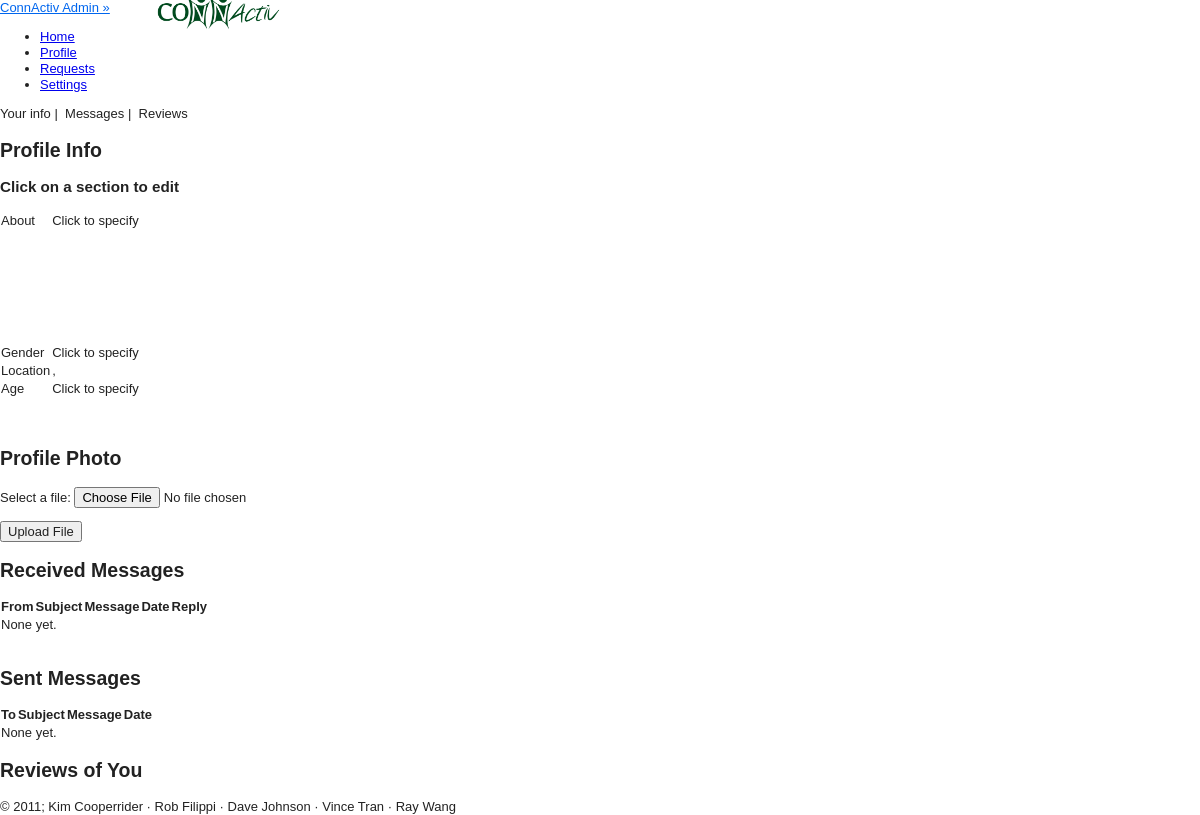
Screenshot of /views/profile.php (signed in) with the database file from the repository.
### tables this page shows
CREATE TABLE IF NOT EXISTS `users` (
  `USER_ID` int(11) NOT NULL AUTO_INCREMENT,
  `PASSWORD` varchar(100) NOT NULL,
  `FIRST_NAME` char(20) DEFAULT NULL,
  `LAST_NAME` char(20) DEFAULT NULL,
  `STREET` varchar(25) DEFAULT NULL,
  `CITY` char(20) DEFAULT NULL,
  `STATE` char(2) DEFAULT NULL,
  `ZIP` int(11) DEFAULT NULL,
  `PHONE` char(12) DEFAULT NULL,
  `INTERESTS` varchar(4000) DEFAULT NULL,
  `PROFILE_PIC` varchar(45) NOT NULL DEFAULT '../public/images/avatar.png',
  `email` varchar(25) DEFAULT NULL,
  `DOB` date DEFAULT NULL,
  `GENDER` char(1) DEFAULT NULL,
  PRIMARY KEY (`USER_ID`)
);

### views/config.php (called while the page is built, shortened)
<?php
	function cookieExists(){
		if(isset($_COOKIE['ID_my_site']))
			return TRUE;
		else
			return FALSE;
	}
	function validCookie(){
		$username = $_COOKIE['ID_my_site'];
		$pass = $_COOKIE['Key_my_site'];
		$info = getDatabaseInfo("users", "email", $username);
			if ($pass != $info['PASSWORD']) {
				return FALSE;
			}
			else{
				return TRUE;
 			}
	}
	function getDatabaseInfo($table, $attribute, $value){
		$check = getResourceIDs($table, $attribute, $value);
		return mysql_fetch_array($check);
	}
	function getResourceIDs($table, $attribute, $value){
		$check = mysql_query("SELECT * FROM $table WHERE $attribute = '$value'")or die(mysql_error());
		return $check;
	}
	function getName(){
		if(cookieExists())
		{
			if (validCookie()) {
				$username = $_COOKIE['ID_my_site'];
				$info = getDatabaseInfo("users", "email", $username);
				return $info['FIRST_NAME'] . " " . $info['LAST_NAME'];
			}
		}
	}
	function getUserID(){
		if(cookieExists())
		{
			if (validCookie()) {
				$username = $_COOKIE['ID_my_site'];
				$info = getDatabaseInfo("users", "email", $username);
				return $info['USER_ID'];
			}
		}
	}
	function getAboutMe($userID){
		$info = getDatabaseInfo("users", "user_id", $userID);
		if($info['INTERESTS'])
			return $info['INTERESTS'];
		else
			return "Click to specify";
	}
	function getUserLocation($userID){
		$info = getDatabaseInfo("users", "user_id", $userID);
		$city = $info['CITY'];
		$state = $info['STATE'];
		$location = $city.", ".$state;
		return $location;
	}
	function getUserGender($userID){
		$info = getDatabaseInfo("users", "user_id", $userID);
		if($info['GENDER'] == 'M')
			$gender = "Male";
		else if($info['GENDER'] == 'F')
			$gender = "Female";
		else
			$gender = "Click to specify";
		return $gender;
	}
	function getAge($userID){
		$today = getDate();
		$info = getDatabaseInfo("users", "user_id", $userID);
		if($info['DOB']){
			$DOB = date_parse($info['DOB']);
			$age = $today["year"] - $DOB["year"];
			if(($today["mon"] - $DOB["month"]) < 0)
				return $age - 1;
			else if(($today["mon"] - $DOB["month"]) > 0)
				return $age;
			else{
				if(($today["mday"] - $DOB["day"]) < 0)
						return $age - 1;
				else
					return $age;
			}
		}
		else
			return "Click to specify";
	}
	function getIncMessages($userid){
		$incMessages = array();
		$query = "select * from messages where to_user = ".$userid;
		$result = mysql_query($query);
		return $incMessages;
	}
	function getSentMessages($userid){
		$incMessages = array();
		$query = "select * from messages where from_user = ".$userid;
		$result = mysql_query($query);
		return $incMessages;
	}
?>

### views/profile.php (the view, shortened to what this page needs)
<? include("header.php");
	if(cookieExists())
	{
		if (!validCookie()) {
			header("Location: ../index.html");
		}
		else{
				$userID = getUserID();
			?>
			<div class="page">
				<div class="pageViewer">
					<span class="clickable active green" id="profile">Your info</span>&nbsp;|&nbsp;
					<span class="clickable green" id="messages">Messages</span>&nbsp;|&nbsp;
					<span class="clickable green" id="reviews">Reviews</span>
				</div>
			<div class="section" id="view_profile">
			<h2>Profile Info</h2>
			<h3>Click on a section to edit</h3>
			<form action="<?php echo $_SERVER['PHP_SELF']?>" method="post">
			<table class="alternating regular_table" id="myInfo">
				<tr>
					<td>About</td>
					<td width="300" >
						<div style="width:400px; height:100px; white-space: normal; padding-bottom:30px; padding-right:20px;" class="editable_textarea" id="about_me"><?php echo getAboutMe($userID);?></div>
					</td>
				</tr>
				<tr>
					<td>Gender</td>
					<td>
						<span class="clickable expander"><?php echo getUserGender($userID);?></span>
					</td>
				</tr>
				<tr>
					<td>Location</td>
					<td><?php echo getUserLocation($userID);?></td>
				</tr>
				<tr>
					<td>Age</td>
					<td>
						<span class="clickable expander"><?php echo getAge($userID);?></span>
					</td>
				</tr>
				</form>
			<br/><br/>
				<h2>Profile Photo</h2>
				<form action="<?php echo $_SERVER['PHP_SELF']; ?>" method="post" enctype="multipart/form-data">
						<p>
							<label for="file">Select a file:</label> <input type="file" name="userfile" id="file"> <br />
							<input type = 'hidden' name = 'fileupload' /></p>
							<button>Upload File</button>
				</form>
			</div>
			<div class="section" id="view_messages">
				<h2>Received Messages</h2>
			<table class="alternating regular_table">
				<thead>
					<tr>
						<th>From</th>
						<th>Subject</th>
						<th>Message</th>
						<th>Date</th>
						<th>Reply</th>
					</tr>
				</thead>
				<tbody>
				<?php
					$incMessages = getIncMessages(getUserID());
					if ($incMessages) {
						foreach($incMessages as $message){
							echo "<tr><td>".getUserName($message['FROM_USER'])."</td>";
							echo "<td>".$message['SUBJECT']."</td>";
							echo "<td>".$message['BODY']."</td>";
							echo "<td>".$message['DATE']."</td>";
							echo "<td><form action = ".$_SERVER['PHP_SELF']." method = 'post'><input = 'textbox' placeholder = 'Subject' name = 'reply[]'><input = 'textarea' placeholder = 'Reply Here' name = 'reply[]'><input type = 'submit' name = 'reply[]' value = 'Reply'/><input type = 'hidden' name = 'reply[]' value = '".$message['FROM_USER']."'/></form></td>";
							echo "</tr>";
						}
					} else echo "<tr><td colspan='5'>None yet.</tr>";
				?>
				</tbody>
			</table>
				<br/>
				<h2>Sent Messages</h2>
			<table class="alternating regular_table">
				<thead>
				<tr>
					<th>To</th>
					<th>Subject</th>
					<th>Message</th>
					<th>Date</th>
				</tr>
				</thead>
				<tbody>
				<?php
					$sentMessages = getSentMessages(getUserID());
					if ($sentMessages) {
					foreach($sentMessages as $message){
						echo "<tr>";
						echo "<td>".getUserName($message['TO_USER'])."</td>";
						echo "<td>".$message['SUBJECT']."</td>";
						echo "<td>".$message['BODY']."</td>";
						echo "<td>".$message['DATE']."</td>";
						echo "</tr>";
					}
					} else echo "<tr><td colspan='5'>None yet.</tr>";
				?>
				</tbody>
			</table>
			</div>
			<div class="section" id="view_reviews">
			<h2>Reviews of You</h2>
			</div>
			</div>
			<?php
		}
	}
	else {
		header("Location: ../index.html");
	}
	include('footer.php');
?>

### views/header.php (shortened to what this page needs)
<? include_once("config.php"); ?>
<!DOCTYPE HTML>
<html>
<head>
<link type="text/css" rel="stylesheet" href="../styles/defaults.css"/>
<link type="text/css" rel="stylesheet/less" href="../styles/style.less"/>
<link type="text/css" rel="stylesheet/less" href="../styles/posts.less"/>
<link type="text/css" rel="stylesheet/less" href="../styles/sidebar.less"/>
<link type="text/css" rel="stylesheet" href="../styles/demo_table.css"/>
<link type="text/css" rel="stylesheet" href="../styles/validationEngine.jquery.css" />
<link type="text/css" rel="stylesheet" href="../styles/jquery.fancybox-1.3.4.css" />
</head>
<body>
<div id="container">
	<header>
	<a id="user_login" href="#"><? echo getName(); ?>&nbsp;&raquo;</a>
	<span style=" position: absolute; left: 150px">
		<img height="40" style="margin-top: -10px;" src="../public/images/logo.png"/>
	</span>
			<span id="top-nav">
				<ul id="nav">
					<li class="headerlink" id="link_home"><a class="top_links" id="home" href="home.php">Home</a></li>
					<li class="headerlink" id="link_profile"><a class="top_links" id="profile" href="profile.php">Profile</a></li>
					<li class="headerlink" id="link_requests"><a class="top_links" id="requests" href="requests.php">Requests</a></li>
					<li class="headerlink" id="link_settings"><a class="top_links" id="settings" href="settings.php">Settings</a></li>
				</ul>
			</span>
	</header>
	<div id="content">

### styles/defaults.css (style rules this page uses)
article, aside, details, figcaption, figure, footer, header, hgroup, nav, section { display: block; }
html { font-size: 100%; overflow-y: scroll; -webkit-text-size-adjust: 100%; -ms-text-size-adjust: 100%; }
body { margin: 0; font-size: 13px; line-height: 1.231; }
body, button, input, select, textarea { font-family: sans-serif; color: #222; }
a { color: #00e; }
ul, ol { margin: 1em 0; padding: 0 0 0 40px; }
img { border: 0; -ms-interpolation-mode: bicubic; vertical-align: middle; }
form { margin: 0; }
label { cursor: pointer; }
button, input, select, textarea { font-size: 100%; margin: 0; vertical-align: baseline; *vertical-align: middle; }
button, input { line-height: normal; *overflow: visible; }
button, input[type="button"], input[type="reset"], input[type="submit"] { cursor: pointer; -webkit-appearance: button; }
table { border-collapse: collapse; border-spacing: 0; }
td { vertical-align: top; }

### rows the page displays
users: getName() "ConnActiv Admin", getAboutMe($userID) "Click to specify", getUserGender($userID) "Click to specify", getUserLocation($userID) ",", getAge($userID) "Click to specify"
